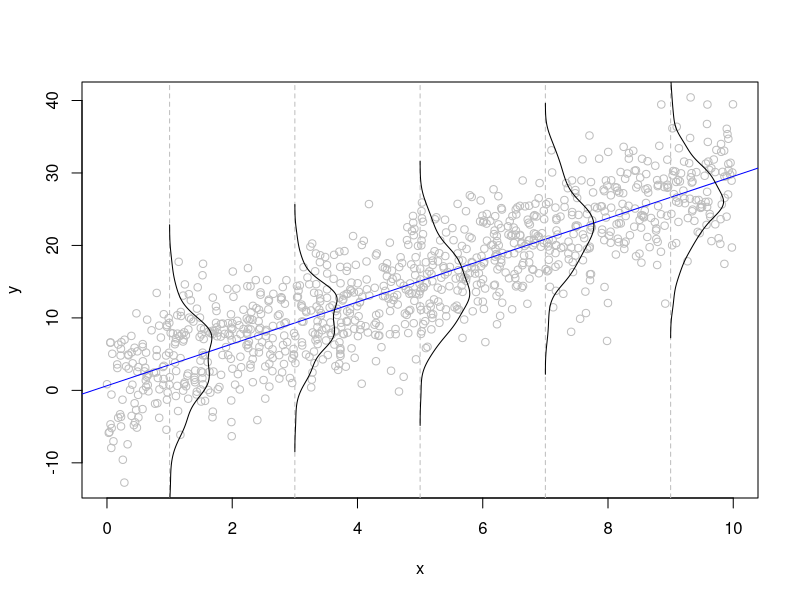

The R script that drew this image:
# Bivariate Regression



# Regression on a binary covariate
# Comparability to a two-sample t-test


# Regression on a continuous covariate
x <- runif(1000,0,10)
y <- 3*x + rnorm(1000,0,5)

x1 <- ifelse(x<2,1,ifelse(x >=2 & x<4,2,ifelse(x >=4 & x<6,3,ifelse(x >=6 & x<8,4,ifelse(x >=8 & x<10,5,NA)))))
d1 <- density(y[x1==1])
d2 <- density(y[x1==2])
d3 <- density(y[x1==3])
d4 <- density(y[x1==4])
d5 <- density(y[x1==5])

plot(x,y, col='gray')
abline(coef(lm(y~x)), col='blue')
abline(v=c(1,3,5,7,9), col='gray', lty=2)
points(1+d1$y*10, d1$x, type='l', col='black')
points(3+d1$y*10, d2$x, type='l', col='black')
points(5+d2$y*10, d3$x, type='l', col='black')
points(7+d3$y*10, d4$x, type='l', col='black')
points(9+d4$y*10, d5$x, type='l', col='black')



# Regression on a discrete covariate
# as factor



# Variable transformations
